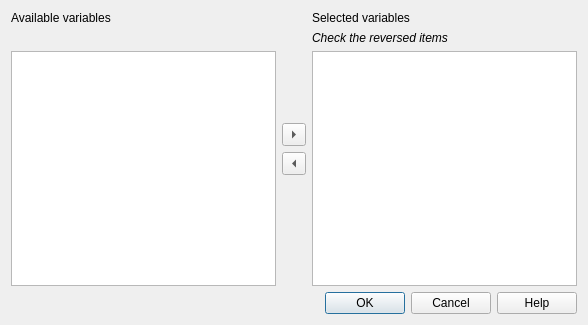
<?xml version="1.0" encoding="UTF-8"?>
<ui version="4.0">
 <class>Dialog</class>
 <widget class="QDialog" name="Dialog">
  <property name="geometry">
   <rect>
    <x>0</x>
    <y>0</y>
    <width>588</width>
    <height>325</height>
   </rect>
  </property>
  <property name="windowTitle">
   <string>Internal consistency reliability</string>
  </property>
  <layout class="QGridLayout" name="gridLayout_3">
   <item row="0" column="0" colspan="2">
    <layout class="QGridLayout" name="gridLayout_2">
     <item row="0" column="0">
      <layout class="QVBoxLayout" name="verticalLayout_3">
       <item>
        <widget class="QLabel" name="label">
         <property name="text">
          <string>Available variables</string>
         </property>
         <property name="buddy">
          <cstring>source_listWidget</cstring>
         </property>
        </widget>
       </item>
       <item>
        <widget class="QLabel" name="label_4">
         <property name="text">
          <string/>
         </property>
        </widget>
       </item>
       <item>
        <widget class="QListWidget" name="source_listWidget">
         <property name="mouseTracking">
          <bool>false</bool>
         </property>
         <property name="selectionMode">
          <enum>QAbstractItemView::ExtendedSelection</enum>
         </property>
        </widget>
       </item>
      </layout>
     </item>
     <item row="0" column="1">
      <layout class="QVBoxLayout" name="verticalLayout_2">
       <item>
        <spacer name="verticalSpacer_2">
         <property name="orientation">
          <enum>Qt::Vertical</enum>
         </property>
         <property name="sizeHint" stdset="0">
          <size>
           <width>20</width>
           <height>40</height>
          </size>
         </property>
        </spacer>
       </item>
       <item>
        <widget class="QToolButton" name="addVar">
         <property name="arrowType">
          <enum>Qt::RightArrow</enum>
         </property>
        </widget>
       </item>
       <item>
        <widget class="QToolButton" name="removeVar">
         <property name="arrowType">
          <enum>Qt::LeftArrow</enum>
         </property>
        </widget>
       </item>
       <item>
        <spacer name="verticalSpacer">
         <property name="orientation">
          <enum>Qt::Vertical</enum>
         </property>
         <property name="sizeHint" stdset="0">
          <size>
           <width>20</width>
           <height>40</height>
          </size>
         </property>
        </spacer>
       </item>
      </layout>
     </item>
     <item row="0" column="2">
      <layout class="QVBoxLayout" name="verticalLayout">
       <item>
        <widget class="QLabel" name="label_2">
         <property name="text">
          <string>Selected variables</string>
         </property>
         <property name="buddy">
          <cstring>selected_listWidget</cstring>
         </property>
        </widget>
       </item>
       <item>
        <widget class="QLabel" name="label_3">
         <property name="font">
          <font>
           <italic>true</italic>
          </font>
         </property>
         <property name="text">
          <string>Check the reversed items</string>
         </property>
        </widget>
       </item>
       <item>
        <widget class="QListWidget" name="selected_listWidget">
         <property name="enabled">
          <bool>true</bool>
         </property>
         <property name="selectionMode">
          <enum>QAbstractItemView::ExtendedSelection</enum>
         </property>
        </widget>
       </item>
      </layout>
     </item>
    </layout>
   </item>
   <item row="1" column="1">
    <widget class="QDialogButtonBox" name="buttonBox">
     <property name="enabled">
      <bool>true</bool>
     </property>
     <property name="sizePolicy">
      <sizepolicy hsizetype="Expanding" vsizetype="Fixed">
       <horstretch>0</horstretch>
       <verstretch>0</verstretch>
      </sizepolicy>
     </property>
     <property name="orientation">
      <enum>Qt::Horizontal</enum>
     </property>
     <property name="standardButtons">
      <set>QDialogButtonBox::Cancel|QDialogButtonBox::Help|QDialogButtonBox::Ok</set>
     </property>
     <property name="centerButtons">
      <bool>false</bool>
     </property>
    </widget>
   </item>
  </layout>
 </widget>
 <resources/>
 <connections/>
</ui>
